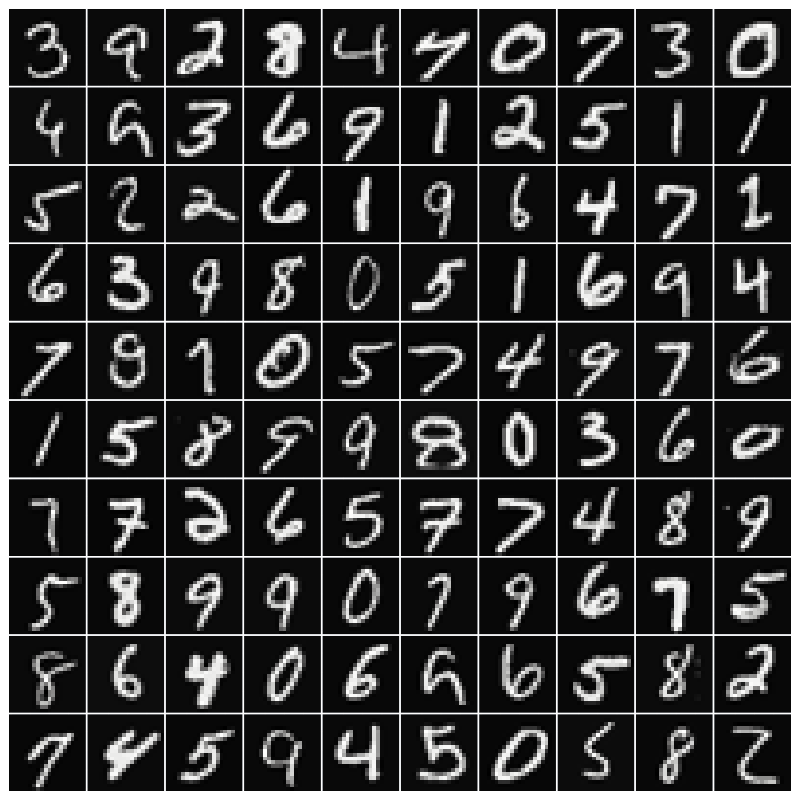

The cell this chart's notebook holds for it:
### Code cell
nrows = 10
ncols = 10 

fig = make_subplots(rows=nrows , cols=ncols,
                   vertical_spacing=0.002,
                   horizontal_spacing=0.002)

for i in range(nrows):
    for j in range(ncols):
        fig.add_trace( go.Heatmap( z=np.flip(np.transpose(np.reshape((X[rand_indices[j+i*10]] ), [20,20] )), axis =0 ),
                                   showscale=False, colorscale='Gray'
                                ), 
                       row=i+1, col=j+1   )

fig.update_yaxes(showticklabels=False)
fig.update_xaxes(showticklabels=False)
fig.update_layout(margin = dict(t=9,r=9,b=9,l=9),
                  showlegend = False,
                  width = 800, height = 800,
                  autosize = True
                 )

fig.show()
